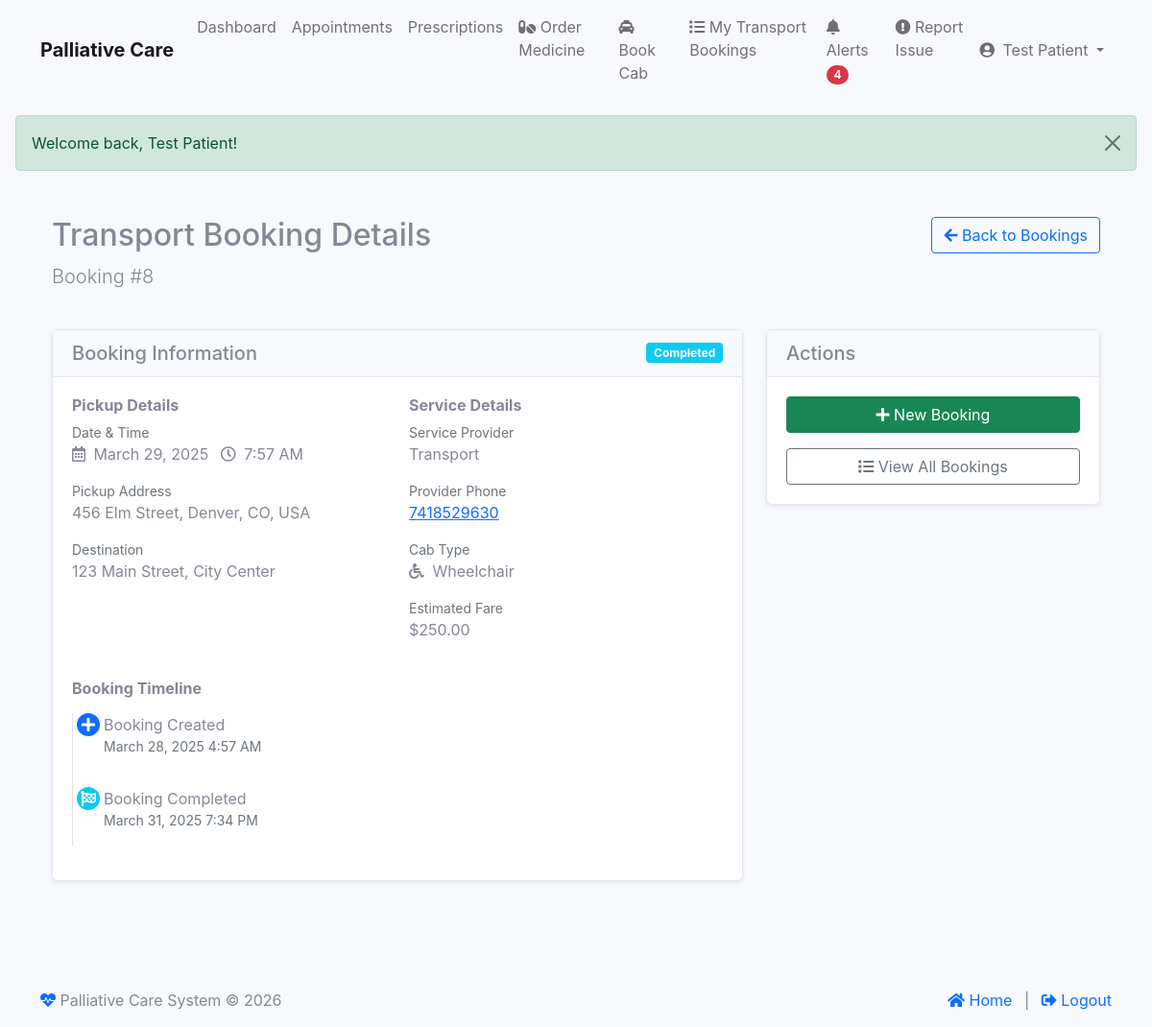
/index.php?module=patient&action=view_cab_booking&id=8 (signed in), run on the app's committed database.
### tables this page shows
CREATE TABLE IF NOT EXISTS `cab_bookings` (
  `id` int NOT NULL AUTO_INCREMENT,
  `patient_id` int NOT NULL,
  `provider_id` int NOT NULL,
  `pickup_address` text NOT NULL,
  `destination` text NOT NULL,
  `pickup_datetime` datetime NOT NULL,
  `cab_type` enum('standard','wheelchair','stretcher') NOT NULL DEFAULT 'standard',
  `special_requirements` text,
  `status` enum('pending','confirmed','completed','cancelled') NOT NULL DEFAULT 'pending',
  `created_at` datetime NOT NULL,
  `updated_at` datetime DEFAULT NULL,
  `estimated_fare` decimal(10,2) DEFAULT '0.00',
  `payment_status` enum('pending','paid','failed','refunded') DEFAULT 'pending',
  `confirmed_at` datetime DEFAULT NULL,
  `completed_at` datetime DEFAULT NULL,
  `cancelled_at` datetime DEFAULT NULL,
  `provider_notes` text,
  `reminder_sent` tinyint(1) DEFAULT '0',
  `reminder_sent_at` datetime DEFAULT NULL,
  PRIMARY KEY (`id`),
  KEY `patient_id` (`patient_id`),
  KEY `provider_id` (`provider_id`)
);

CREATE TABLE IF NOT EXISTS `service_providers` (
  `id` int NOT NULL AUTO_INCREMENT,
  `user_id` int NOT NULL,
  `company_name` varchar(255) NOT NULL,
  `email` varchar(255) NOT NULL,
  `phone` varchar(20) DEFAULT NULL,
  `service_type` enum('pharmacy','transportation','nursing','equipment','rehabilitation','counseling','both') NOT NULL,
  `address` text,
  `operating_hours` varchar(255) DEFAULT NULL,
  `service_area` text,
  `license_number` varchar(50) DEFAULT NULL,
  `status` enum('active','inactive','pending') DEFAULT 'pending',
  `created_at` timestamp NULL DEFAULT CURRENT_TIMESTAMP,
  `updated_at` timestamp NULL DEFAULT CURRENT_TIMESTAMP ON UPDATE CURRENT_TIMESTAMP,
  PRIMARY KEY (`id`),
  UNIQUE KEY `user_id` (`user_id`),
  UNIQUE KEY `email` (`email`)
);

### modules/base_controller.php (called while the page is built, shortened)
<?php
class BaseController {
    public function __construct() {
        require_once __DIR__ . '/../classes/Database.php';
        $this->db = Database::getInstance();
    }
    protected function render($view, $data = []) {
        extract($data);
        $view_file = "modules/" . strtolower(str_replace("Controller", "", get_class($this))) . "/views/{$view}.php";
        include $view_file;
    }
}

### modules/patient/controller.php (called while the page is built, shortened)
<?php
class PatientController extends BaseController {
    protected $patient;
    public function __construct() {
        try {
            $stmt = $this->db->prepare("SELECT * FROM patients WHERE user_id = ?");
            $stmt->execute([$_SESSION['user_id']]);
            $patient = $stmt->fetch(PDO::FETCH_ASSOC);
            $this->patient = $patient;
        } catch (PDOException $e) {
            error_log("Error in PatientController constructor: " . $e->getMessage());
            session_destroy();
            $_SESSION['error'] = "An error occurred. Please try again later.";
            header("Location: " . SITE_URL . "index.php?module=auth&action=login&type=patient");
            exit;
        }
    }
    public function view_cab_booking() {
        $booking_id = isset($_GET['id']) ? (int)$_GET['id'] : 0;
        try {
            $stmt = $this->db->prepare("
                SELECT cb.*, sp.company_name as provider_name, sp.phone as provider_phone
                FROM cab_bookings cb
                LEFT JOIN service_providers sp ON cb.provider_id = sp.id
                WHERE cb.id = ? AND cb.patient_id = ?
            ");
            $stmt->execute([$booking_id, $this->patient['id']]);
            $booking = $stmt->fetch(PDO::FETCH_ASSOC);
            if (isset($booking['pickup_datetime'])) {
                $pickup_datetime = new DateTime($booking['pickup_datetime']);
                $booking['pickup_date'] = $pickup_datetime->format('Y-m-d');
                $booking['pickup_time'] = $pickup_datetime->format('H:i:s');
            }
            $this->render('view_cab_booking', [
                'patient' => $this->patient,
                'booking' => $booking
            ]);
        } catch (Exception $e) {
            $this->logError('Error viewing cab booking: ' . $e->getMessage());
            $_SESSION['error'] = 'An error occurred while retrieving booking details.';
            $this->redirect('index.php?module=patient&action=cab_bookings');
        }
    }
}

### classes/Database.php (called while the page is built, shortened)
<?php
class Database {
    private static $instance = null;
    private function __construct() {
        try {
            $dsn = "mysql:host=" . DB_HOST . ";dbname=" . DB_NAME . ";charset=utf8mb4";
            $options = [
                PDO::ATTR_ERRMODE => PDO::ERRMODE_EXCEPTION,
                PDO::ATTR_DEFAULT_FETCH_MODE => PDO::FETCH_ASSOC,
                PDO::ATTR_EMULATE_PREPARES => false,
                PDO::MYSQL_ATTR_INIT_COMMAND => "SET NAMES utf8mb4 COLLATE utf8mb4_unicode_ci"
            ];
            $this->connection = new PDO($dsn, DB_USER, DB_PASS, $options);
        } catch (PDOException $e) {
            error_log("Database connection error: " . $e->getMessage());
            throw new Exception("Could not connect to the database. Please try again later.");
        }
    }
    public static function getInstance() {
        if (self::$instance === null) {
            self::$instance = new self();
        }
        return self::$instance->connection;
    }
}

### modules/patient/views/view_cab_booking.php (the view, shortened to what this page needs)
<?php
require_once __DIR__ . '/../../../views/includes/header.php';
?>
<div class="container py-4">
    <div class="row mb-4">
        <div class="col-md-8">
            <h2>Transport Booking Details</h2>
            <p class="lead">Booking #<?php echo $booking['id'] ?? ''; ?></p>
        </div>
        <div class="col-md-4 text-end">
            <a href="index.php?module=patient&action=cab_bookings" class="btn btn-outline-primary">
                <i class="fas fa-arrow-left"></i> Back to Bookings
            </a>
        </div>
    </div>
    <?php if (empty($booking)): ?>
        <div class="alert alert-warning">
            <i class="fas fa-exclamation-triangle"></i> Booking not found or you don't have permission to view it.
        </div>
    <?php else: ?>
        <div class="row">
            <div class="col-lg-8">
                <div class="card shadow-sm mb-4">
                    <div class="card-header">
                        <div class="d-flex justify-content-between align-items-center">
                            <h5 class="mb-0">Booking Information</h5>
                            <span class="badge bg-<?php
                                if ($booking['status'] === 'confirmed') echo 'success';
                                elseif ($booking['status'] === 'pending') echo 'warning';
                                elseif ($booking['status'] === 'completed') echo 'info';
                                elseif ($booking['status'] === 'cancelled') echo 'danger';
                                else echo 'secondary';
                            ?>">
                                <?php echo ucfirst($booking['status']); ?>
                            </span>
                        </div>
                    </div>
                    <div class="card-body">
                        <div class="row mb-4">
                            <div class="col-md-6">
                                <h6 class="fw-bold">Pickup Details</h6>
                                <div class="mb-3">
                                    <div class="text-muted small">Date & Time</div>
                                    <div>
                                        <i class="far fa-calendar-alt me-1"></i>
                                        <?php echo date('F j, Y', strtotime($booking['pickup_date'])); ?>
                                        <i class="far fa-clock ms-2 me-1"></i>
                                        <?php echo date('g:i A', strtotime($booking['pickup_time'])); ?>
                                    </div>
                                </div>
                                <div class="mb-3">
                                    <div class="text-muted small">Pickup Address</div>
                                    <div><?php echo nl2br(htmlspecialchars($booking['pickup_address'])); ?></div>
                                </div>
                                <div class="mb-3">
                                    <div class="text-muted small">Destination</div>
                                    <div><?php echo nl2br(htmlspecialchars($booking['destination'])); ?></div>
                                </div>
                            </div>
                            <div class="col-md-6">
                                <h6 class="fw-bold">Service Details</h6>
                                <div class="mb-3">
                                    <div class="text-muted small">Service Provider</div>
                                    <div><?php echo htmlspecialchars($booking['provider_name'] ?? 'Not assigned'); ?></div>
                                </div>
                                <div class="mb-3">
                                    <div class="text-muted small">Provider Phone</div>
                                    <div>
                                        <?php if (!empty($booking['provider_phone'])): ?>
                                            <a href="tel:<?php echo htmlspecialchars($booking['provider_phone']); ?>">
                                                <?php echo htmlspecialchars($booking['provider_phone']); ?>
                                            </a>
                                        <?php else: ?>
                                            Not available
                                        <?php endif; ?>
                                    </div>
                                </div>
                                <div class="mb-3">
                                    <div class="text-muted small">Cab Type</div>
                                    <div>
                                        <?php
                                            $cab_type_icons = [
                                                'standard' => 'fa-taxi',
                                                'wheelchair' => 'fa-wheelchair',
                                                'stretcher' => 'fa-ambulance'
                                            ];
                                            $icon = $cab_type_icons[$booking['cab_type']] ?? 'fa-taxi';
                                            echo '<i class="fas ' . $icon . ' me-1"></i> ' . ucfirst($booking['cab_type']);
                                        ?>
                                    </div>
                                </div>
                                <div class="mb-3">
                                    <div class="text-muted small">Estimated Fare</div>
                                    <div>
                                        <?php
                                            if (isset($booking['estimated_fare'])) {
                                                echo '$' . number_format($booking['estimated_fare'], 2);
                                            } else {
                                                echo 'To be determined';
                                            }
                                        ?>
                                    </div>
                                </div>
                            </div>
                        </div>
                        <div class="row">
                            <div class="col-12">
                                <h6 class="fw-bold">Booking Timeline</h6>
                                <div class="timeline">
                                    <div class="timeline-item">
                                        <div class="timeline-item-marker">
                                            <div class="timeline-item-marker-indicator bg-primary">
                                                <i class="fas fa-plus"></i>
                                            </div>
                                        </div>
                                        <div class="timeline-item-content">
                                            Booking Created
                                            <div class="text-muted small"><?php echo date('F j, Y g:i A', strtotime($booking['created_at'])); ?></div>
                                        </div>
                                    </div>
                                    <?php if (!empty($booking['completed_at'])): ?>
                                    <div class="timeline-item">
                                        <div class="timeline-item-marker">
                                            <div class="timeline-item-marker-indicator bg-info">
                                                <i class="fas fa-flag-checkered"></i>
                                            </div>
                                        </div>
                                        <div class="timeline-item-content">
                                            Booking Completed
                                            <div class="text-muted small"><?php echo date('F j, Y g:i A', strtotime($booking['completed_at'])); ?></div>
                                        </div>
                                    </div>
                                    <?php endif; ?>
                                </div>
                            </div>
                        </div>
                    </div>
                </div>
            </div>
            <div class="col-lg-4">
                <div class="card shadow-sm mb-4">
                    <div class="card-header">
                        <h5 class="mb-0">Actions</h5>
                    </div>
                    <div class="card-body">
                        <a href="index.php?module=patient&action=book_cab" class="btn btn-success w-100 mb-3">
                            <i class="fas fa-plus"></i> New Booking
                        </a>
                        <a href="index.php?module=patient&action=cab_bookings" class="btn btn-outline-secondary w-100">
                            <i class="fas fa-list"></i> View All Bookings
                        </a>
                    </div>
                </div>
            </div>
        </div>
    <?php endif; ?>
</div>
<?php
require_once __DIR__ . '/../../../views/includes/footer.php';
?>

### assets/css/patient.css (style rules this page uses)
body { background-color: #f8f9fc !important; }

### views/includes/header.php (style rules this page uses)
.card { transition: transform 0.2s; }

### modules/patient/views/view_cab_booking.php (style rules this page uses)
.timeline { position: relative; padding-left: 1rem; margin: 1rem 0; border-left: 1px solid #dee2e6; }
.timeline-item { position: relative; padding-bottom: 1rem; }
.timeline-item:last-child { padding-bottom: 0; }
.timeline-item-marker { position: absolute; left: -0.75rem; width: 1.5rem; height: 1.5rem; background-color: #fff; }
.timeline-item-marker-indicator { display: flex; align-items: center; justify-content: center; width: 1.5rem; height: 1.5rem; border-radius: 100%; color: #fff; }
.timeline-item-content { padding-left: 1rem; padding-bottom: 1rem; }

### data on the page
cab_bookings: id "8", status "Completed", pickup_address "456 Elm Street, Denver, CO, USA", destination "123 Main Street, City Center", service_providers.company_name "Transport", service_providers.phone "7418529630", cab_type "Wheelchair", estimated_fare "250.00", created_at "March 28, 2025 4:57 AM", completed_at "March 31, 2025 7:34 PM"

### other printed values
$unread_count "4"
$_SESSION['name'] "Test Patient"
$_SESSION['success'] "Welcome back, Test Patient!"
date('F j, Y', strtotime($booking['pickup_date'])) "March 29, 2025"
date('g:i A', strtotime($booking['pickup_time'])) "7:57 AM"
